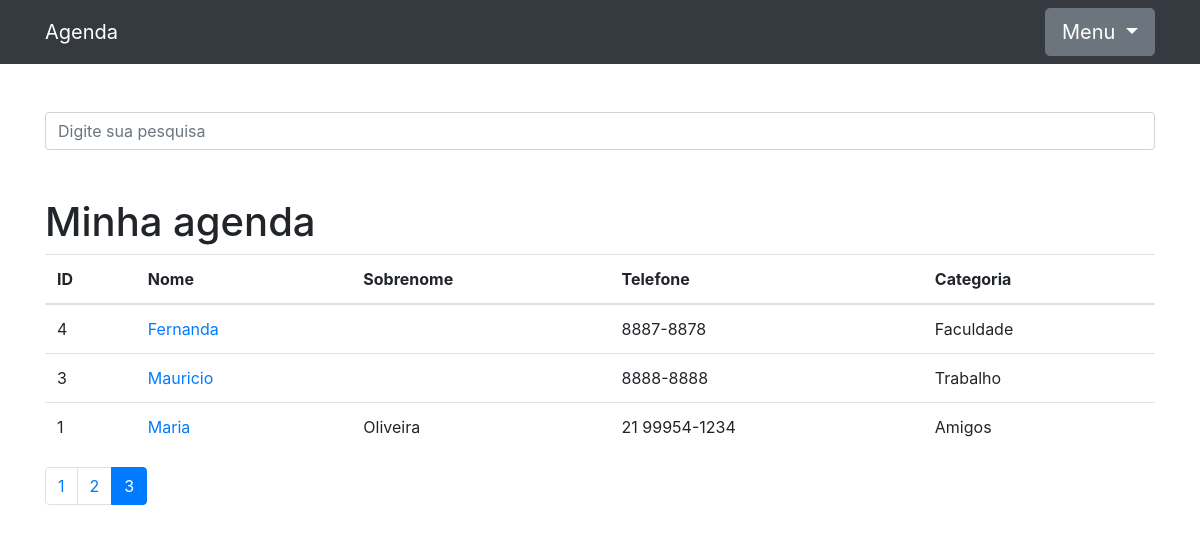
The page /?p=3&termo= on the database its author committed.
### contatos/models.py (models this page shows, shortened)
class Contato(models.Model):
    nome = models.CharField(max_length=60)
    sobrenome = models.CharField(max_length=60, blank=True)
    telefone = models.CharField(max_length=60)
    email = models.CharField(max_length=60, blank=True)
    data_criacao = models.DateTimeField(default=timezone.now)
    descricao = models.TextField(blank=True)
    categoria = models.ForeignKey(Categoria, on_delete=models.DO_NOTHING)
    mostrar = models.BooleanField(default=True)
    foto = models.ImageField(blank=True, upload_to='foto/%Y/%m')

class Categoria(models.Model):
    nome = models.CharField(max_length=255)
    def __str__(self):
        return self.nome

### contatos/views.py (the view)
# urls.py: path('', views.index, name='index'),
def index(request):   ## Aq coloca o filtro do id aula 172
    contatos = Contato.objects.order_by('-id').filter(
        mostrar=True
    )
    paginator = Paginator(contatos, 10)  ## Coloca o tanto de item vai aparecer por pagina
    page = request.GET.get('p')         ## Coloca no html aq ficou no indexxxx
    contatos = paginator.get_page(page)
    return render(request, 'contatos/index.html', {
        'contatos': contatos
    }) ###  Vai adicionar a classe contatos

### contatos/templates/contatos/index.html (shortened to what this page needs)
{% extends 'base.html' %}
{%block conteudo%}
<h1 class="mt-5">Minha agenda</h1>
<table class="table">
  <thead>
    <tr>
      <th>ID</th>
      <th>Nome</th>
      <th>Sobrenome</th>
      <th>Telefone</th>
      <th>Categoria</th>
    </tr>
  </thead>
  <tbody>
    {% for contato in contatos %}
      <tr>
        <td>{{ contato.id }}</td>
        <td>
          <a href="{% url 'ver_contato' contato.id %} "> {{ contato.nome }} </a>
        </td>
        <td> {{ contato.sobrenome }} </td>
        <td> {{ contato.telefone }} </td>
        <td> {{ contato.categoria }} </td>
      </tr>
    {% endfor %}
  </tbody>
</table>
<nav aria-label="Page navigation example">
  <ul class="pagination">
    {% for pagina in contatos.paginator.page_range %}
      {% if contatos.number == pagina %}
        <li class="page-item active"><a class="page-link" href="?p={{ pagina }}&termo={{ request.GET.termo }}">{{ pagina }}</a></li>
      {% else %}
        <li class="page-item"><a class="page-link" href="?p={{ pagina }}&termo={{ request.GET.termo }}">{{ pagina }}</a></li>
      {%endif%}
    {% endfor %}
  </ul>
</nav>
{%endblock%}

### rows shown on the page
Contato: id "4", nome "Fernanda", telefone "8887-8878", categoria "Faculdade"
Contato: id "3", nome "Mauricio", telefone "8888-8888", categoria "Trabalho"
Contato: id "1", nome "Maria", sobrenome "Oliveira", telefone "21 99954-1234", categoria "Amigos"

### other values the page prints
{{ pagina }} "1" "2"
{{ pagina }} "3"
